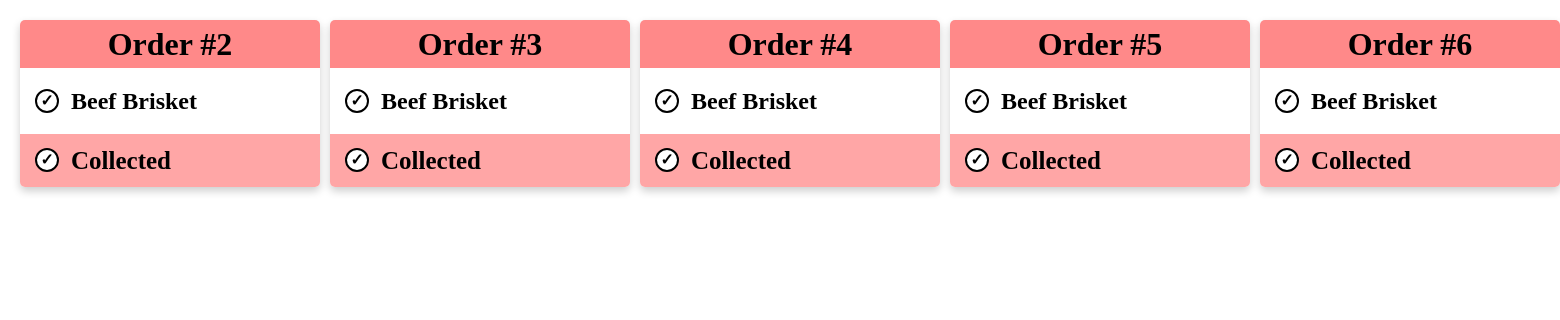
Screenshot of /kitchen_screen with the database file from the repository.
### tables this page shows
CREATE TABLE SaleItem (sale_id INTEGER REFERENCES Sales (id), item_id REFERENCES Items (id), status INTEGER, quantity INTEGER);

CREATE TABLE Items (id INTEGER PRIMARY KEY, name TEXT, price REAL, category INTEGER REFERENCES Categories (id));

### app.py (the view)
@app.route("/kitchen_screen")
def kitchen_screen():
    sqlquery = """SELECT
        Sales.id AS sale_id,
        Sales.number AS sale_number,
        Sales.status AS sale_status,
        SaleItem.rowid AS saleitem_rowid,
        Items.id AS item_id,
        Items.name AS item_name,
        SaleItem.status AS item_status
    FROM Sales
    JOIN SaleItem ON Sales.id = SaleItem.sale_id
    JOIN Items ON SaleItem.item_id = Items.id
    ORDER BY Sales.number, SaleItem.rowid;"""
    results = query_db(sqlquery)
    grouped_sales = {}
    for row in results:
        sale_id = row["sale_id"]
        if sale_id not in grouped_sales:
            grouped_sales[sale_id] = {
                "sale_number": row["sale_number"],
                "status" : row["sale_status"],
                "items" : []
            }
        grouped_sales[sale_id]["items"].append({
            "saleitem_rowid": row["saleitem_rowid"],
            "item_id": row["item_id"],
            "name": row["item_name"],
            "status": row["item_status"]
        })
    return render_template("kitchen_screen.html", sales=grouped_sales)

### app.py (called while the page is built)
def get_db():
    db = getattr(g, '_database', None)
    if db is None:
        db = g._database = sqlite3.connect(DATABASE)
        db.row_factory = sqlite3.Row
    return db

@app.teardown_appcontext
def close_connection(exception):
    db = getattr(g, '_database', None)
    if db is not None:
        db.close()

def query_db(query, args=(), one=False, commit=False):
    cur = get_db().execute(query, args)
    if commit:
        get_db().commit()
        lastrowid = cur.lastrowid
        cur.close()
        return lastrowid
    else:
        rv = cur.fetchall()
        cur.close()
        return (rv[0] if rv else None) if one else rv

### templates/kitchen_screen.html (shortened to what this page needs)
<!DOCTYPE html>
<html lang="en">
<head>
    <link rel="stylesheet" href="{{ url_for('static', filename='kitchenstyle.css') }}">
</head>
<body>
    <div class="page-wrapper">
        <div class="container">
            {% for sale_id, details in sales.items() %}
                <div class="card" data-sale-id="{{ sale_id }}">
                    {% if details.status is none %}
                        <div class="card-header">
                            <h1>Order #{{ details.sale_number }}</h1>
                        </div>
                    {% else %}
                        <div class="ready-card-header">
                            <h1>Order #{{ details.sale_number }}</h1>
                        </div>
                    {% endif %}
                    <div class="card-body">
                        {% for item in details['items'] %}
                            <div class="item-row{% if item['status'] is not none %} ready{% else %} unready{% endif %}"
                                data-sale-id="{{ sale_id }}"
                                data-saleitem-rowid="{{ item['saleitem_rowid'] }}"
                                data-ready="{{ 1 if item['status'] is not none else 0 }}">
                                <span class="check-icon"></span>
                                <h2>{{ item['name'] }}</h2>
                            </div>
                        {% endfor %}
                    </div>
                    <div class="card-footer">
                        <div class="item-row" data-sale-id="{{ sale_id }}">
                            <span class="check-icon"></span>
                            <h2>Collected</h2>
                        </div>
                     </div>
                </div>
            {% endfor %}
        </div>
    </div>
</body>
</html>

### static/kitchenstyle.css (style rules this page uses)
*, *::before, *::after { box-sizing: border-box; }
*:not(dialog) { margin: 0; }
@media (prefers-reduced-motion: no-preference) { html { interpolate-size: allow-keywords; } }
body { line-height: 1.5; -webkit-font-smoothing: antialiased; }
p, h1, h2, h3, h4, h5, h6 { overflow-wrap: break-word; }
h1, h2, h3, h4, h5, h6 { text-wrap: balance; }
.page-wrapper { margin: 20px; }
h1 { text-align: center; }
.card-footer { text-align: center; padding: 2.5px 10px; }
.container { display: grid; grid-auto-flow: column; grid-auto-columns: 300px; overflow-wrap: auto; gap: 10px; max-width: 100%; align-items: start; }
.card { box-shadow: 0 4px 8px 0 rgba(0,0,0,0.2); border-radius: 5px; align-self: start; }
.card-header { background-color: #FF8989; border-radius: 5px 5px 0px 0px; }
.card-footer { background-color: #ffa6a6; border-radius: 0px 0px 5px 5px; }
.card-body { padding: 10px; }
.item-row { display: flex; align-items: center; gap: 0.75rem; margin: 0; cursor: pointer; padding: 5px; border-radius: 10px; }
.card-footer h2 { display: inline-block; margin: 0; font-size: 25px; }
.check-icon { display: inline-flex; align-items: center; justify-content: center; width: 1.5rem; height: 1.5rem; min-width: 1.5rem; min-height: 1.5rem; border: 2px solid #000; border-radius: 50%; background: #fff; color: #000; font-size: 1rem; line-height: 1; font-weight: 900; }
.check-icon::after { content: "✓"; }
.item-row.unready .check-icon { border-color: #000; background: #fff; color: #000; }
.item-row.unready .check-icon::after { content: "✓"; }

### rows the page displays
SaleItem: name "Beef Brisket"
SaleItem: name "Beef Brisket"
SaleItem: name "Beef Brisket"
SaleItem: name "Beef Brisket"
SaleItem: name "Beef Brisket"

### other values shown
{{ details.sale_number }} "2" "3" "4" "5" "6"
